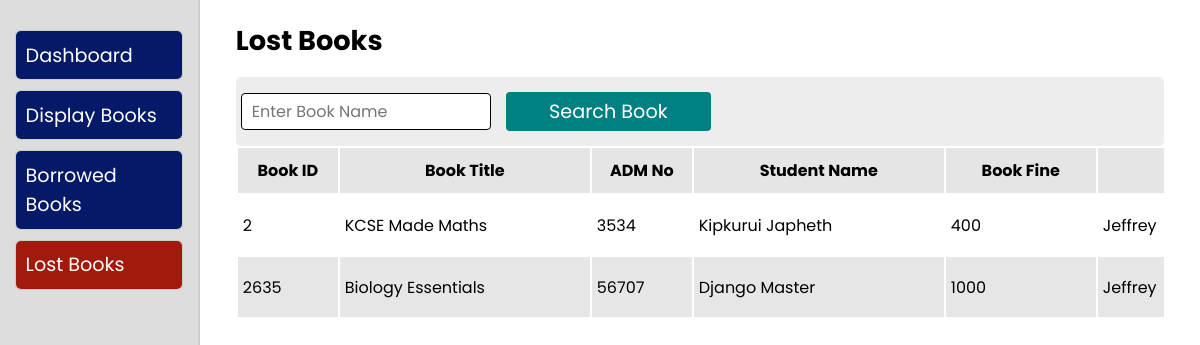
The app's page /lost-books-list/ with its own data.
### base/models.py (models this page shows, shortened)
class LostBooks(models.Model):
    bookId = models.ForeignKey(Book_Reg, on_delete=models.CASCADE)
    bookTitle = models.CharField(max_length=200)
    studentId = models.CharField(max_length=200)
    studentName = models.CharField(max_length=200)
    bookFine = models.CharField(max_length=200)
    filledBy = models.CharField(max_length=200)

class Book_Reg(models.Model):
    bookStatus = models.CharField(max_length=100, null=True, blank=True)
    bookId = models.CharField(primary_key=True, max_length=150)
    bookTitle = models.CharField(max_length=150)
    bookAuthor = models.CharField(max_length=100)
    bookPublisher = models.CharField(max_length=100)
    bookEdition = models.CharField(max_length=100)
    bookForm = models.CharField(max_length=100)
    bookSubject = models.CharField(max_length=100)
    bookCondition = models.CharField(max_length=100)
    dateAdded = models.DateField()
    addedBy = models.CharField(max_length=100)
    def __str__(self):
        return str(self.bookId)

### base/views.py (the view)
# urls.py: path("lost-books-list/" , views.LostBooksList, name="lostBooksList"),
def LostBooksList(request):
    lost_books = LostBooks.objects.all()
    context = {
        "lost_books": lost_books
    }
    return render(request, "base/display_lost.html", context)

### base/templates/base/display_lost.html (shortened to what this page needs)
{% extends "master.html" %}
{% load static %}
{% block css_link %}
    {% static "css/addBook.css" %}
{% endblock css_link %}
{% block content %}
    <section id="display-container">
        <section class="side-nav">
            {% include "side_nav.html" %}
        </section>
        <section class="content-display">
            <h1 class='title-header'>Lost Books</h1>
            <div class="top-div">
                <div class="search-divs">
                    <div id="search">
                        <form method="post" action="{% url 'searchBooks' %}" class='search-div'>
                            <input type="text" name="search" placeholder="Enter Book Name">
                            <button type="submit" class="search-btn">
                                Search Book
                            </button>
                        </form>
                    </div>
                </div>
            </div>
            <div class="table-container">
                <div class="table-content">
                    <table class="table align-middle table-sm table-hover">
                        <thead>
                            <tr>
                                <th class='small-100'>Book ID</th>
                                <th class="big-200">Book Title</th>
                                <th class='small-100'>ADM No</th>
                                <th class="big-200">Student Name</th>
                                <th class='medium-150'>Book Fine</th>
                                <th class="medium-200">Filled By</th>
                            </tr>
                        </thead>
                        <tbody class="table-group-divider">
                            {% if f_lost_books %}
                                <a href="{% url 'lostBooksList' %}">Display All Books</a>
                                {% for book in f_lost_books %}
                                    <tr>
                                        <td>{{ book.bookId }}</td>
                                        <td>{{ book.bookTitle }}</td>
                                        <td>{{ book.studentId }}</td>
                                        <td>{{ book.studentName }}</td>
                                        <td>{{ book.bookFine}}</td>
                                        <td>{{ book.filledBy }}</td>
                                        <td class='btns-div-cta'>
                                            <a class='issue-btn' href={% url "delLostBooks" book.bookId %}>Repay Book</a>
                                        </td>
                                    </tr>
                                {% endfor %}
                            {% else %}
                                {% for book in lost_books %}
                                    <tr>
                                        <td>{{ book.bookId }}</td>
                                        <td>{{ book.bookTitle }}</td>
                                        <td>{{ book.studentId }}</td>
                                        <td>{{ book.studentName }}</td>
                                        <td>{{ book.bookFine}}</td>
                                        <td>{{ book.filledBy }}</td>
                                    </tr>
                                {% endfor %}
                            {% endif %}
                        </tbody>
                    </table>
                </div>
        </section>
    </section>
{% endblock content %}

### static/css/style.css (style rules this page uses)
* { margin: 0; padding: 0; box-sizing: border-box; font-size: 1em; font-family: "Poppins", sans-serif; }
.side-nav { width: 17vw; height: 100vh; background: #ddd; border-right: 2px solid #ccc; }

### static/css/addBook.css (style rules this page uses)
.title-header { font-size: 1.7em; padding-bottom: 15px; }
#display-container { width: 100%; height: 100vh; display: flex; }
.content-display { width: 85vw; height: 95vh; overflow: auto; background: rgb(255, 255, 255); padding: 0 3%; padding-top: 20px; }
.top-div { background: #ededed; width: 100%; display: flex; align-items: center; padding: 15px 5px; border-radius: 5px; }
#search { width: 500px; }
.search-div { padding-right: 30px; width: 100%; display: flex; align-items: center; }
.search-div input { padding: 5px 10px; font-size: 1em; width: 250px; border-radius: 4px; margin-right: 15px; border: 1px solid; }
.search-div .search-btn { width: 300px; display: flex; justify-content: center; align-items: center; padding: 5px 15px; font-size: 1.2em; border-radius: 4px; background: #008080; color: rgb(255, 255, 255); border: none; outline: none; cursor: pointer; transition: all 0.3s ease; }
.table-container { width: 100%; overflow: auto; }
.table-content { width: calc(200px * 10); overflow-x: auto; overflow-y: auto; font-size: 1em; }
.table th { background: #e5e5e5; padding: 10px 0; }
.table tr:nth-child(even) { background: #e6e6e6; }
.table .small-100 { min-width: 100px; }
.table .big-200 { min-width: 250px; }
.medium-200 { min-width: 200px; }
.medium-150 { width: 150px; }
.table td { padding: 15px 5px; }

### records on screen
LostBooks: bookId "2", bookTitle "KCSE Made Maths", studentId "3534", studentName "Kipkurui Japheth", bookFine "400", filledBy "Jeffrey"
LostBooks: bookId "2635", bookTitle "Biology Essentials", studentId "56707", studentName "Django Master", bookFine "1000", filledBy "Jeffrey"
